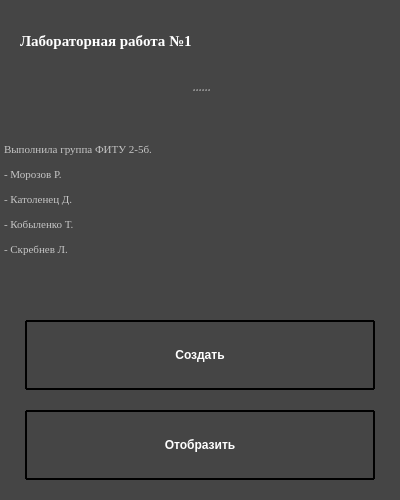
<?xml version="1.0" encoding="UTF-8"?>
<ui version="4.0">
 <class>Form_login</class>
 <widget class="QWidget" name="Form_login">
  <property name="geometry">
   <rect>
    <x>0</x>
    <y>0</y>
    <width>400</width>
    <height>500</height>
   </rect>
  </property>
  <property name="sizePolicy">
   <sizepolicy hsizetype="Fixed" vsizetype="Fixed">
    <horstretch>0</horstretch>
    <verstretch>0</verstretch>
   </sizepolicy>
  </property>
  <property name="minimumSize">
   <size>
    <width>400</width>
    <height>500</height>
   </size>
  </property>
  <property name="maximumSize">
   <size>
    <width>400</width>
    <height>500</height>
   </size>
  </property>
  <property name="baseSize">
   <size>
    <width>400</width>
    <height>500</height>
   </size>
  </property>
  <property name="windowTitle">
   <string>Лабораторная работа №1</string>
  </property>
  <widget class="QSplitter" name="splitter_button">
   <property name="geometry">
    <rect>
     <x>0</x>
     <y>300</y>
     <width>400</width>
     <height>200</height>
    </rect>
   </property>
   <property name="sizePolicy">
    <sizepolicy hsizetype="Fixed" vsizetype="Fixed">
     <horstretch>0</horstretch>
     <verstretch>0</verstretch>
    </sizepolicy>
   </property>
   <property name="minimumSize">
    <size>
     <width>400</width>
     <height>200</height>
    </size>
   </property>
   <property name="maximumSize">
    <size>
     <width>16777215</width>
     <height>16777215</height>
    </size>
   </property>
   <property name="sizeIncrement">
    <size>
     <width>0</width>
     <height>0</height>
    </size>
   </property>
   <property name="baseSize">
    <size>
     <width>0</width>
     <height>0</height>
    </size>
   </property>
   <property name="focusPolicy">
    <enum>Qt::TabFocus</enum>
   </property>
   <property name="toolTipDuration">
    <number>0</number>
   </property>
   <property name="styleSheet">
    <string notr="true">background: #454545
</string>
   </property>
   <property name="frameShape">
    <enum>QFrame::NoFrame</enum>
   </property>
   <property name="frameShadow">
    <enum>QFrame::Sunken</enum>
   </property>
   <property name="orientation">
    <enum>Qt::Vertical</enum>
   </property>
   <property name="opaqueResize">
    <bool>true</bool>
   </property>
   <property name="handleWidth">
    <number>10</number>
   </property>
   <widget class="QWidget" name="">
    <layout class="QVBoxLayout" name="verticalLayout_2">
     <property name="spacing">
      <number>0</number>
     </property>
     <property name="leftMargin">
      <number>25</number>
     </property>
     <item>
      <widget class="QPushButton" name="Button_Create">
       <property name="sizePolicy">
        <sizepolicy hsizetype="Preferred" vsizetype="Fixed">
         <horstretch>0</horstretch>
         <verstretch>0</verstretch>
        </sizepolicy>
       </property>
       <property name="minimumSize">
        <size>
         <width>350</width>
         <height>70</height>
        </size>
       </property>
       <property name="maximumSize">
        <size>
         <width>350</width>
         <height>70</height>
        </size>
       </property>
       <property name="baseSize">
        <size>
         <width>80</width>
         <height>16</height>
        </size>
       </property>
       <property name="focusPolicy">
        <enum>Qt::TabFocus</enum>
       </property>
       <property name="toolTipDuration">
        <number>0</number>
       </property>
       <property name="styleSheet">
        <string notr="true">QPushButton#Button_Create {
  display: inline-block;
  color: white;
  font-weight: 700;
  text-decoration: none;
  user-select: none;
  padding: .5em 2em;
  outline: none;
  border: 2px solid;
  border-radius: 1px;
  transition: 0.2s;
} 
QPushButton#Button_Create:hover { background: rgba(255,255,255,.2); }
QPushButton#Button_Create:pressed { background: white; }</string>
       </property>
       <property name="text">
        <string>Создать</string>
       </property>
       <property name="autoRepeatInterval">
        <number>100</number>
       </property>
       <property name="flat">
        <bool>false</bool>
       </property>
      </widget>
     </item>
     <item>
      <widget class="QPushButton" name="Button_View">
       <property name="minimumSize">
        <size>
         <width>350</width>
         <height>70</height>
        </size>
       </property>
       <property name="maximumSize">
        <size>
         <width>350</width>
         <height>70</height>
        </size>
       </property>
       <property name="toolTipDuration">
        <number>1</number>
       </property>
       <property name="styleSheet">
        <string notr="true">QPushButton#Button_View {
  display: inline-block;
  color: white;
  font-weight: 700;
  text-decoration: none;
  user-select: none;
  padding: .5em 2em;
  outline: none;
  border: 2px solid;
  border-radius: 1px;
  transition: 0.2s;
} 

QPushButton#Button_View:hover { background: rgba(255,255,255,.2); }
QPushButton#Button_View:pressed { background: rgb(64,199,129); }</string>
       </property>
       <property name="text">
        <string>Отобразить</string>
       </property>
      </widget>
     </item>
    </layout>
   </widget>
  </widget>
  <widget class="QSplitter" name="splitter_labels">
   <property name="geometry">
    <rect>
     <x>0</x>
     <y>0</y>
     <width>400</width>
     <height>300</height>
    </rect>
   </property>
   <property name="minimumSize">
    <size>
     <width>400</width>
     <height>190</height>
    </size>
   </property>
   <property name="maximumSize">
    <size>
     <width>16777214</width>
     <height>16777215</height>
    </size>
   </property>
   <property name="baseSize">
    <size>
     <width>0</width>
     <height>0</height>
    </size>
   </property>
   <property name="styleSheet">
    <string notr="true">background: #454545
</string>
   </property>
   <property name="frameShape">
    <enum>QFrame::NoFrame</enum>
   </property>
   <property name="frameShadow">
    <enum>QFrame::Sunken</enum>
   </property>
   <property name="orientation">
    <enum>Qt::Vertical</enum>
   </property>
   <property name="handleWidth">
    <number>18</number>
   </property>
   <widget class="QLabel" name="label_up">
    <property name="sizePolicy">
     <sizepolicy hsizetype="Preferred" vsizetype="Preferred">
      <horstretch>0</horstretch>
      <verstretch>1</verstretch>
     </sizepolicy>
    </property>
    <property name="minimumSize">
     <size>
      <width>0</width>
      <height>0</height>
     </size>
    </property>
    <property name="font">
     <font>
      <family>Times New Roman</family>
      <pointsize>11</pointsize>
      <weight>75</weight>
      <bold>true</bold>
      <underline>false</underline>
      <strikeout>false</strikeout>
     </font>
    </property>
    <property name="styleSheet">
     <string notr="true">body{list-style-type: none;
    margin: 0;
    padding: 0;
    overflow: hidden;
    background-color: #333;
}
QLabel#label_up{
    display: block;
    color: white;
    text-align: center;
    padding: 14px 16px;
    text-decoration: none;
}
QLabel#label_down{
    display: block;
    color: white;
    text-align: center;
    padding: 1px 1px;
    text-decoration: none;
}</string>
    </property>
    <property name="text">
     <string>Лабораторная работа №1</string>
    </property>
    <property name="textFormat">
     <enum>Qt::PlainText</enum>
    </property>
   </widget>
   <widget class="QLabel" name="label_down">
    <property name="sizePolicy">
     <sizepolicy hsizetype="Preferred" vsizetype="Preferred">
      <horstretch>0</horstretch>
      <verstretch>1</verstretch>
     </sizepolicy>
    </property>
    <property name="minimumSize">
     <size>
      <width>0</width>
      <height>0</height>
     </size>
    </property>
    <property name="maximumSize">
     <size>
      <width>16777214</width>
      <height>16777215</height>
     </size>
    </property>
    <property name="sizeIncrement">
     <size>
      <width>0</width>
      <height>0</height>
     </size>
    </property>
    <property name="font">
     <font>
      <family>Times New Roman</family>
      <pointsize>8</pointsize>
      <underline>false</underline>
      <strikeout>false</strikeout>
     </font>
    </property>
    <property name="contextMenuPolicy">
     <enum>Qt::ActionsContextMenu</enum>
    </property>
    <property name="styleSheet">
     <string notr="true">body{list-style-type: none;
    margin: 0;
    padding: 0;
    overflow: hidden;
    background-color: #333;
}
QLabel#label_up{
    display: block;
    color: white;
    text-align: center;
    padding: 14px 16px;
    text-decoration: none;
}
QLabel#label_down{
    display: block;
    color: rgb(197, 197, 197);
    text-align: center;
    padding: 1px 1px;
    text-decoration: none;
}</string>
    </property>
    <property name="lineWidth">
     <number>0</number>
    </property>
    <property name="text">
     <string>&lt;html&gt;&lt;head/&gt;&lt;body&gt;&lt;p&gt;Выполнила группа ФИТУ 2-5б.&lt;/p&gt;&lt;p&gt;- Морозов Р.&lt;/p&gt;&lt;p&gt;- Католенец Д.&lt;/p&gt;&lt;p&gt;- Кобыленко Т.&lt;/p&gt;&lt;p&gt;- Скребнев Л.&lt;/p&gt;&lt;/body&gt;&lt;/html&gt;</string>
    </property>
    <property name="textFormat">
     <enum>Qt::RichText</enum>
    </property>
    <property name="margin">
     <number>15</number>
    </property>
    <property name="textInteractionFlags">
     <set>Qt::NoTextInteraction</set>
    </property>
   </widget>
  </widget>
 </widget>
 <resources/>
 <connections/>
</ui>
